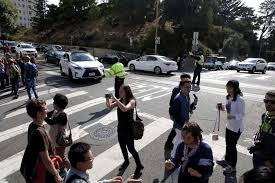
#> input picture images/1.jpg, 275 x 183 px; its folder holds only this picture in this run
$ python -i detect_human.py   (imports and definitions only)
#> lines starting #> are read from the running program, lines starting #| are printed output that depends on the picture
# import the necessary packages
from __future__ import print_function
from imutils.object_detection import non_max_suppression
from imutils import paths
import numpy as np
import argparse
import imutils
import cv2
import os
import imghdr


def draw_detections(img, rects, thickness=1):
    for x, y, w, h in rects:
        # the HOG detector returns slightly larger rectangles than the real objects.
        # so we slightly shrink the rectangles to get a nicer output.
        pad_w, pad_h = int(0.15*w), int(0.05*h)
        cv2.rectangle(img, (x+pad_w, y+pad_h), (x+w-pad_w, y+h-pad_h), (0, 255, 0), thickness)


def __main__(path, body=False):

#> called with path = 'images/1.jpg', body = False
    t_bool = os.path.isdir(path)
    # print(t_bool)
    if t_bool:
        # initialize the HOG descriptor/person detector
        hog = cv2.HOGDescriptor()
        hog.setSVMDetector(cv2.HOGDescriptor_getDefaultPeopleDetector())

        # loop over the image paths
        for imagePath in paths.list_images(path):
            # load the image and resize it to (1) reduce detection time
            # and (2) improve detection accuracy
            image = cv2.imread(imagePath)
            gray = cv2.cvtColor(image, cv2.COLOR_BGR2GRAY)
            if image is not None:

                if body is not False:
                    # detect people in the image
                    (rects, weights) = hog.detectMultiScale(image, winStride=(2, 2), padding=(1, 1), scale=1.05)

                    # draw the original bounding boxes
                    draw_detections(image, rects)

                face_cascade = cv2.CascadeClassifier('detectors/haarcascade_frontalface_default.xml')
                face_extended_cascade = cv2.CascadeClassifier('detectors/haarcascade_profileface.xml')
                face_cascade_alt = cv2.CascadeClassifier('detectors/haarcascade_frontalface_alt.xml')
                face_cascade_alt2 = cv2.CascadeClassifier('detectors/haarcascade_frontalface_alt2.xml')

                faces = face_cascade.detectMultiScale(gray, 1.1, 1)
                for (x, y, w, h) in faces:
                    cv2.rectangle(image, (x, y), (x+w, y+h), (255, 0, 0), 1)
                    roi_gray = gray[y:y+h, x:x+w]
                    roi_color = image[y:y+h, x:x+w]

                faces_extended = face_extended_cascade.detectMultiScale(gray, 1.1, 1)
                for (x, y, w, h) in faces_extended:
                    cv2.rectangle(image, (x, y), (x+w, y+h), (255, 0, 0), 1)
                    roi_gray = gray[y:y+h, x:x+w]
                    roi_color = image[y:y+h, x:x+w]

                faces_alt = face_cascade_alt.detectMultiScale(gray, 1.1, 1)
                for (x, y, w, h) in faces_alt:
                    cv2.rectangle(image, (x, y), (x+w, y+h), (255, 0, 0), 1)
                    roi_gray = gray[y:y+h, x:x+w]
                    roi_color = image[y:y+h, x:x+w]

                faces_alt2 = face_cascade_alt2.detectMultiScale(gray, 1.1, 1)
                for (x, y, w, h) in faces_alt2:
                    cv2.rectangle(image, (x, y), (x+w, y+h), (255, 0, 0), 1)
                    roi_gray = gray[y:y+h, x:x+w]
                    roi_color = image[y:y+h, x:x+w]

                cv2.imshow("Detection", image)
                cv2.waitKey(0)

    else:
        hog = cv2.HOGDescriptor()
        hog.setSVMDetector(cv2.HOGDescriptor_getDefaultPeopleDetector())
        cap = cv2.VideoCapture(path)
        while True:
            _, frame = cap.read()
#> frame is the input picture: shape (183, 275, 3); mean B, G, R 86.9, 86.9, 88.5
            frame = cv2.cvtColor(frame, cv2.COLOR_BGR2GRAY)
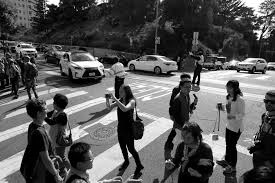
#> frame: shape (183, 275); min 0, max 255, mean 87.3
            found, w = hog.detectMultiScale(frame, winStride=(8, 8), padding=(32, 32), scale=1.05)
#> found = (); w = ()
            draw_detections(frame, found)
            cv2.imshow('feed', frame)
            ch = 0xFF & cv2.waitKey(1)
#> (key Esc is pressed here)
            if ch == 27:
                break

        cv2.destroyAllWindows()

>>> result = __main__('images/1.jpg')

$ run again, on images/2Q-.jpg
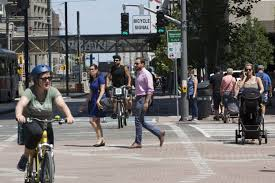
#> input picture images/2Q-.jpg, 275 x 183 px
#> in __main__, frame is the input picture: shape (183, 275, 3); mean B, G, R 107.7, 109.1, 111.3
#> in __main__, `frame = cv2.cvtColor(frame, cv2.COLOR_BGR2GRAY)`:
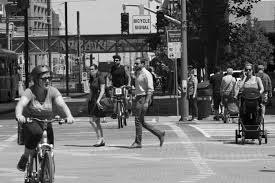
#> frame: shape (183, 275); min 0, max 255, mean 109.6
#> in __main__, `found, w = hog.detectMultiScale(frame, winStride=(8, 8), padding=(32, ..`: found = [[106, 37, 67, 133], [0, 47, 79, 136]]; w = [0.65, 0.665]
#> the loop in draw_detections, `for x, y, w, h in rects:` made 2 passes
#> (x, y, w, h, pad_w, pad_h) on passes 1 to 2: (106, 37, 67, 133, 10, 6), (0, 47, 79, 136, 11, 6)

$ run again, on images/Z.jpg
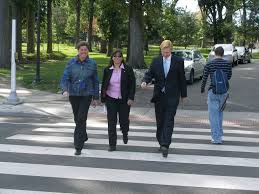
#> input picture images/Z.jpg, 259 x 194 px
#> in __main__, frame is the input picture: shape (194, 259, 3); mean B, G, R 110.4, 113.3, 106.1
#> in __main__, `frame = cv2.cvtColor(frame, cv2.COLOR_BGR2GRAY)`:
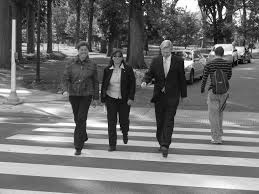
#> frame: shape (194, 259); min 0, max 255, mean 110.8
#> in __main__, `found, w = hog.detectMultiScale(frame, winStride=(8, 8), padding=(32, ..`: found = [[45, 28, 73, 145], [84, 33, 70, 141], [185, 31, 67, 133], [129, 24, 75, 151]]; w = [1.32, 2.69, 1.38, 1.6]
#> the loop in draw_detections, `for x, y, w, h in rects:` made 4 passes
#> (x, y, w, h, pad_w, pad_h) on passes 1 to 4: (45, 28, 73, 145, 10, 7), (84, 33, 70, 141, 10, 7), (185, 31, 67, 133, 10, 6), (129, 24, 75, 151, 11, 7)
#> after the loop in draw_detections, `for x, y, w, h in rects:`:
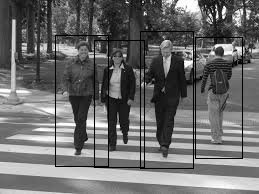
#> img: shape (194, 259); min 0, max 255, mean 107.7

$ run again, on images/images.jpg
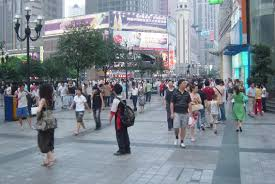
#> input picture images/images.jpg, 275 x 184 px
#> in __main__, frame is the input picture: shape (184, 275, 3); mean B, G, R 142.6, 134.3, 126.1
#> in __main__, `frame = cv2.cvtColor(frame, cv2.COLOR_BGR2GRAY)`:
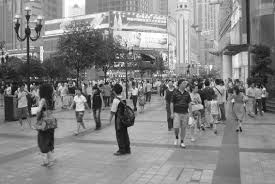
#> frame: shape (184, 275); min 2, max 255, mean 132.8
#> in __main__, `found, w = hog.detectMultiScale(frame, winStride=(8, 8), padding=(32, ..`: found = [[89, 44, 67, 134]]; w = [0.678]
#> the loop in draw_detections, `for x, y, w, h in rects:` made 1 pass
#> (x, y, w, h, pad_w, pad_h) on pass 1: (89, 44, 67, 134, 10, 6)
